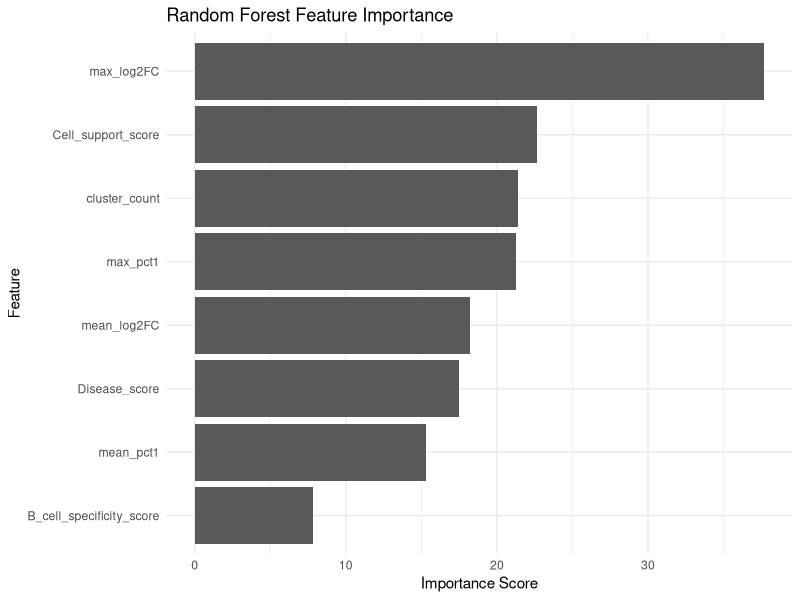

Recreate this plot in R.
# ============================================================
# Feature Importance Visualization
# ============================================================

library(ggplot2)
library(dplyr)


# Load feature importance data

importance <- read.csv(
  "results/feature_importance.csv"
)


# Arrange features

importance <- importance %>%
  arrange(Importance)



# Create plot

p <- ggplot(
  importance,
  aes(
    x = Importance,
    y = reorder(Feature, Importance)
  )
) +
  geom_col() +
  theme_minimal() +
  labs(
    title = "Random Forest Feature Importance",
    x = "Importance Score",
    y = "Feature"
  )


# Save plot

ggsave(
  filename = "results/figures/feature_importance_plot.png",
  plot = p,
  width = 8,
  height = 5,
  dpi = 300
)


print("Feature importance figure saved")
